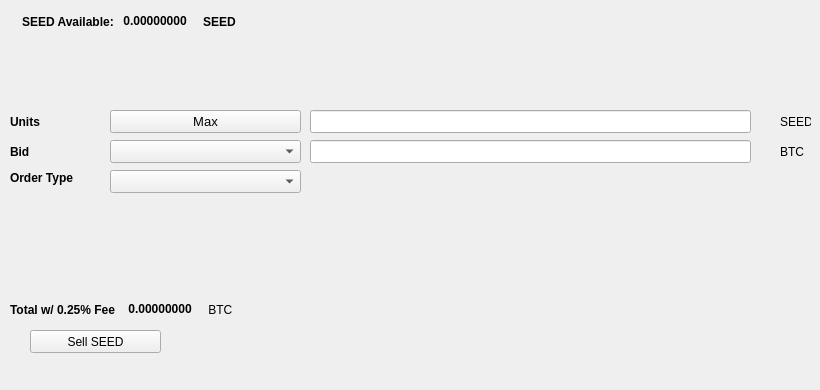
   <widget class="QWidget" name="SellTab">
    <attribute name="title">
     <string>Sell</string>
    </attribute>
    <widget class="QLabel" name="label_16">
     <property name="geometry">
      <rect>
       <x>780</x>
       <y>140</y>
       <width>31</width>
       <height>23</height>
      </rect>
     </property>
     <property name="text">
      <string>BTC</string>
     </property>
    </widget>
    <widget class="QComboBox" name="SellBidcomboBox">
     <property name="geometry">
      <rect>
       <x>110</x>
       <y>140</y>
       <width>191</width>
       <height>23</height>
      </rect>
     </property>
     <property name="font">
      <font>
       <pointsize>10</pointsize>
      </font>
     </property>
    </widget>
    <widget class="QLabel" name="label_18">
     <property name="geometry">
      <rect>
       <x>10</x>
       <y>110</y>
       <width>46</width>
       <height>23</height>
      </rect>
     </property>
     <property name="font">
      <font>
       <weight>75</weight>
       <bold>true</bold>
      </font>
     </property>
     <property name="text">
      <string>Units</string>
     </property>
    </widget>
    <widget class="QPushButton" name="Sell_Max_Amount">
     <property name="geometry">
      <rect>
       <x>110</x>
       <y>110</y>
       <width>191</width>
       <height>23</height>
      </rect>
     </property>
     <property name="font">
      <font>
       <pointsize>10</pointsize>
      </font>
     </property>
     <property name="text">
      <string>Max</string>
     </property>
    </widget>
    <widget class="QLabel" name="label_20">
     <property name="geometry">
      <rect>
       <x>10</x>
       <y>170</y>
       <width>91</width>
       <height>16</height>
      </rect>
     </property>
     <property name="font">
      <font>
       <weight>75</weight>
       <bold>true</bold>
      </font>
     </property>
     <property name="text">
      <string>Order Type</string>
     </property>
    </widget>
    <widget class="QComboBox" name="SellOrdertypeCombo">
     <property name="geometry">
      <rect>
       <x>110</x>
       <y>170</y>
       <width>191</width>
       <height>23</height>
      </rect>
     </property>
     <property name="font">
      <font>
       <pointsize>10</pointsize>
      </font>
     </property>
    </widget>
    <widget class="QLabel" name="label_21">
     <property name="geometry">
      <rect>
       <x>10</x>
       <y>140</y>
       <width>46</width>
       <height>23</height>
      </rect>
     </property>
     <property name="font">
      <font>
       <weight>75</weight>
       <bold>true</bold>
      </font>
     </property>
     <property name="text">
      <string>Bid</string>
     </property>
    </widget>
    <widget class="QLabel" name="label_22">
     <property name="geometry">
      <rect>
       <x>780</x>
       <y>110</y>
       <width>31</width>
       <height>23</height>
      </rect>
     </property>
     <property name="text">
      <string>SEED</string>
     </property>
    </widget>
    <widget class="QLineEdit" name="UnitsInputSEED">
     <property name="geometry">
      <rect>
       <x>310</x>
       <y>110</y>
       <width>441</width>
       <height>23</height>
      </rect>
     </property>
     <property name="font">
      <font>
       <pointsize>9</pointsize>
       <weight>75</weight>
       <bold>true</bold>
      </font>
     </property>
    </widget>
    <widget class="QLineEdit" name="SellBidPriceEdit">
     <property name="geometry">
      <rect>
       <x>310</x>
       <y>140</y>
       <width>441</width>
       <height>23</height>
      </rect>
     </property>
     <property name="font">
      <font>
       <pointsize>9</pointsize>
       <weight>75</weight>
       <bold>true</bold>
      </font>
     </property>
    </widget>
    <widget class="QPushButton" name="SellSEEDBTN">
     <property name="geometry">
      <rect>
       <x>30</x>
       <y>330</y>
       <width>131</width>
       <height>23</height>
      </rect>
     </property>
     <property name="text">
      <string>Sell SEED</string>
     </property>
     <property name="icon">
      <iconset resource="../Seedpay">
       <normaloff>:/icons/bitcoin</normaloff>:/icons/bitcoin</iconset>
     </property>
    </widget>
    <widget class="QWidget" name="layoutWidget3">
     <property name="geometry">
      <rect>
       <x>22</x>
       <y>12</y>
       <width>258</width>
       <height>19</height>
      </rect>
     </property>
     <layout class="QHBoxLayout" name="horizontalLayout">
      <item>
       <widget class="QLabel" name="label232_2">
        <property name="font">
         <font>
          <weight>75</weight>
          <bold>true</bold>
         </font>
        </property>
        <property name="text">
         <string>SEED Available:</string>
        </property>
       </widget>
      </item>
      <item>
       <widget class="QLabel" name="SEEDAvailableLabel">
        <property name="palette">
         <palette>
          <active>
           <colorrole role="WindowText">
            <brush brushstyle="SolidPattern">
             <color alpha="255">
              <red>0</red>
              <green>0</green>
              <blue>0</blue>
             </color>
            </brush>
           </colorrole>
           <colorrole role="Button">
            <brush brushstyle="SolidPattern">
             <color alpha="255">
              <red>0</red>
              <green>170</green>
              <blue>0</blue>
             </color>
            </brush>
           </colorrole>
           <colorrole role="Light">
            <brush brushstyle="SolidPattern">
             <color alpha="255">
              <red>0</red>
              <green>255</green>
              <blue>0</blue>
             </color>
            </brush>
           </colorrole>
           <colorrole role="Midlight">
            <brush brushstyle="SolidPattern">
             <color alpha="255">
              <red>0</red>
              <green>212</green>
              <blue>0</blue>
             </color>
            </brush>
           </colorrole>
           <colorrole role="Dark">
            <brush brushstyle="SolidPattern">
             <color alpha="255">
              <red>0</red>
              <green>85</green>
              <blue>0</blue>
             </color>
            </brush>
           </colorrole>
           <colorrole role="Mid">
            <brush brushstyle="SolidPattern">
             <color alpha="255">
              <red>0</red>
              <green>113</green>
              <blue>0</blue>
             </color>
            </brush>
           </colorrole>
           <colorrole role="Text">
            <brush brushstyle="SolidPattern">
             <color alpha="255">
              <red>0</red>
              <green>170</green>
              <blue>0</blue>
             </color>
            </brush>
           </colorrole>
           <colorrole role="BrightText">
            <brush brushstyle="SolidPattern">
             <color alpha="255">
              <red>255</red>
              <green>255</green>
              <blue>255</blue>
             </color>
            </brush>
           </colorrole>
           <colorrole role="ButtonText">
            <brush brushstyle="SolidPattern">
             <color alpha="255">
              <red>0</red>
              <green>0</green>
              <blue>0</blue>
             </color>
            </brush>
           </colorrole>
           <colorrole role="Base">
            <brush brushstyle="SolidPattern">
             <color alpha="255">
              <red>255</red>
              <green>255</green>
              <blue>255</blue>
             </color>
            </brush>
           </colorrole>
           <colorrole role="Window">
            <brush brushstyle="SolidPattern">
             <color alpha="255">
              <red>0</red>
              <green>170</green>
              <blue>0</blue>
             </color>
            </brush>
           </colorrole>
           <colorrole role="Shadow">
            <brush brushstyle="SolidPattern">
             <color alpha="255">
              <red>0</red>
              <green>0</green>
              <blue>0</blue>
             </color>
            </brush>
           </colorrole>
           <colorrole role="AlternateBase">
            <brush brushstyle="SolidPattern">
             <color alpha="255">
              <red>127</red>
              <green>212</green>
              <blue>127</blue>
             </color>
            </brush>
           </colorrole>
           <colorrole role="ToolTipBase">
            <brush brushstyle="SolidPattern">
             <color alpha="255">
              <red>255</red>
              <green>255</green>
              <blue>220</blue>
             </color>
            </brush>
           </colorrole>
           <colorrole role="ToolTipText">
            <brush brushstyle="SolidPattern">
             <color alpha="255">
              <red>0</red>
              <green>0</green>
              <blue>0</blue>
             </color>
            </brush>
           </colorrole>
          </active>
          <inactive>
           <colorrole role="WindowText">
            <brush brushstyle="SolidPattern">
             <color alpha="255">
              <red>0</red>
              <green>0</green>
              <blue>0</blue>
             </color>
            </brush>
           </colorrole>
           <colorrole role="Button">
            <brush brushstyle="SolidPattern">
             <color alpha="255">
              <red>0</red>
              <green>170</green>
              <blue>0</blue>
             </color>
            </brush>
           </colorrole>
           <colorrole role="Light">
            <brush brushstyle="SolidPattern">
             <color alpha="255">
              <red>0</red>
              <green>255</green>
              <blue>0</blue>
             </color>
            </brush>
           </colorrole>
           <colorrole role="Midlight">
            <brush brushstyle="SolidPattern">
             <color alpha="255">
              <red>0</red>
              <green>212</green>
              <blue>0</blue>
             </color>
            </brush>
           </colorrole>
           <colorrole role="Dark">
            <brush brushstyle="SolidPattern">
             <color alpha="255">
              <red>0</red>
              <green>85</green>
              <blue>0</blue>
             </color>
            </brush>
           </colorrole>
           <colorrole role="Mid">
            <brush brushstyle="SolidPattern">
             <color alpha="255">
              <red>0</red>
              <green>113</green>
              <blue>0</blue>
             </color>
            </brush>
           </colorrole>
           <colorrole role="Text">
            <brush brushstyle="SolidPattern">
             <color alpha="255">
              <red>0</red>
              <green>170</green>
              <blue>0</blue>
             </color>
            </brush>
           </colorrole>
           <colorrole role="BrightText">
            <brush brushstyle="SolidPattern">
             <color alpha="255">
              <red>255</red>
              <green>255</green>
              <blue>255</blue>
             </color>
            </brush>
           </colorrole>
           <colorrole role="ButtonText">
            <brush brushstyle="SolidPattern">
             <color alpha="255">
              <red>0</red>
              <green>0</green>
              <blue>0</blue>
             </color>
            </brush>
           </colorrole>
           <colorrole role="Base">
            <brush brushstyle="SolidPattern">
             <color alpha="255">
              <red>255</red>
              <green>255</green>
              <blue>255</blue>
             </color>
            </brush>
           </colorrole>
           <colorrole role="Window">
            <brush brushstyle="SolidPattern">
             <color alpha="255">
              <red>0</red>
              <green>170</green>
              <blue>0</blue>
             </color>
            </brush>
           </colorrole>
           <colorrole role="Shadow">
            <brush brushstyle="SolidPattern">
             <color alpha="255">
              <red>0</red>
              <green>0</green>
              <blue>0</blue>
             </color>
            </brush>
           </colorrole>
           <colorrole role="AlternateBase">
            <brush brushstyle="SolidPattern">
             <color alpha="255">
              <red>127</red>
              <green>212</green>
              <blue>127</blue>
             </color>
            </brush>
           </colorrole>
           <colorrole role="ToolTipBase">
            <brush brushstyle="SolidPattern">
             <color alpha="255">
              <red>255</red>
              <green>255</green>
              <blue>220</blue>
             </color>
            </brush>
           </colorrole>
           <colorrole role="ToolTipText">
            <brush brushstyle="SolidPattern">
             <color alpha="255">
              <red>0</red>
              <green>0</green>
              <blue>0</blue>
             </color>
            </brush>
           </colorrole>
          </inactive>
          <disabled>
           <colorrole role="WindowText">
            <brush brushstyle="SolidPattern">
             <color alpha="255">
              <red>0</red>
              <green>85</green>
              <blue>0</blue>
             </color>
            </brush>
           </colorrole>
           <colorrole role="Button">
            <brush brushstyle="SolidPattern">
             <color alpha="255">
              <red>0</red>
              <green>170</green>
              <blue>0</blue>
             </color>
            </brush>
           </colorrole>
           <colorrole role="Light">
            <brush brushstyle="SolidPattern">
             <color alpha="255">
              <red>0</red>
              <green>255</green>
              <blue>0</blue>
             </color>
            </brush>
           </colorrole>
           <colorrole role="Midlight">
            <brush brushstyle="SolidPattern">
             <color alpha="255">
              <red>0</red>
              <green>212</green>
              <blue>0</blue>
             </color>
            </brush>
           </colorrole>
           <colorrole role="Dark">
            <brush brushstyle="SolidPattern">
             <color alpha="255">
              <red>0</red>
              <green>85</green>
              <blue>0</blue>
             </color>
            </brush>
           </colorrole>
           <colorrole role="Mid">
            <brush brushstyle="SolidPattern">
             <color alpha="255">
              <red>0</red>
              <green>113</green>
              <blue>0</blue>
             </color>
            </brush>
           </colorrole>
           <colorrole role="Text">
            <brush brushstyle="SolidPattern">
             <color alpha="255">
              <red>0</red>
              <green>85</green>
              <blue>0</blue>
             </color>
            </brush>
           </colorrole>
           <colorrole role="BrightText">
            <brush brushstyle="SolidPattern">
             <color alpha="255">
              <red>255</red>
              <green>255</green>
              <blue>255</blue>
             </color>
            </brush>
           </colorrole>
           <colorrole role="ButtonText">
            <brush brushstyle="SolidPattern">
             <color alpha="255">
              <red>0</red>
              <green>85</green>
              <blue>0</blue>
             </color>
            </brush>
           </colorrole>
           <colorrole role="Base">
            <brush brushstyle="SolidPattern">
             <color alpha="255">
              <red>0</red>
              <green>170</green>
              <blue>0</blue>
             </color>
            </brush>
           </colorrole>
           <colorrole role="Window">
            <brush brushstyle="SolidPattern">
             <color alpha="255">
              <red>0</red>
              <green>170</green>
              <blue>0</blue>
             </color>
            </brush>
           </colorrole>
           <colorrole role="Shadow">
            <brush brushstyle="SolidPattern">
             <color alpha="255">
              <red>0</red>
              <green>0</green>
              <blue>0</blue>
             </color>
            </brush>
           </colorrole>
           <colorrole role="AlternateBase">
            <brush brushstyle="SolidPattern">
             <color alpha="255">
              <red>0</red>
              <green>170</green>
              <blue>0</blue>
             </color>
            </brush>
           </colorrole>
           <colorrole role="ToolTipBase">
            <brush brushstyle="SolidPattern">
             <color alpha="255">
              <red>255</red>
              <green>255</green>
              <blue>220</blue>
             </color>
            </brush>
           </colorrole>
           <colorrole role="ToolTipText">
            <brush brushstyle="SolidPattern">
             <color alpha="255">
              <red>0</red>
              <green>0</green>
              <blue>0</blue>
             </color>
            </brush>
           </colorrole>
          </disabled>
         </palette>
        </property>
        <property name="font">
         <font>
          <weight>75</weight>
          <bold>true</bold>
         </font>
        </property>
        <property name="text">
         <string> 0.00000000 </string>
        </property>
        <property name="textInteractionFlags">
         <set>Qt::LinksAccessibleByMouse|Qt::TextSelectableByKeyboard|Qt::TextSelectableByMouse</set>
        </property>
       </widget>
      </item>
      <item>
       <widget class="QLabel" name="labelSEED">
        <property name="font">
         <font>
          <weight>75</weight>
          <bold>true</bold>
         </font>
        </property>
        <property name="text">
         <string>SEED</string>
        </property>
       </widget>
      </item>
     </layout>
    </widget>
    <widget class="QWidget" name="layoutWidget">
     <property name="geometry">
      <rect>
       <x>10</x>
       <y>300</y>
       <width>268</width>
       <height>19</height>
      </rect>
     </property>
     <layout class="QHBoxLayout" name="horizontalLayout_2">
      <item>
       <widget class="QLabel" name="label_19">
        <property name="font">
         <font>
          <weight>75</weight>
          <bold>true</bold>
         </font>
        </property>
        <property name="text">
         <string>Total w/ 0.25% Fee </string>
        </property>
       </widget>
      </item>
      <item>
       <widget class="QLabel" name="SellCostLabel">
        <property name="palette">
         <palette>
          <active>
           <colorrole role="WindowText">
            <brush brushstyle="SolidPattern">
             <color alpha="255">
              <red>0</red>
              <green>0</green>
              <blue>0</blue>
             </color>
            </brush>
           </colorrole>
           <colorrole role="Button">
            <brush brushstyle="SolidPattern">
             <color alpha="255">
              <red>0</red>
              <green>170</green>
              <blue>0</blue>
             </color>
            </brush>
           </colorrole>
           <colorrole role="Light">
            <brush brushstyle="SolidPattern">
             <color alpha="255">
              <red>0</red>
              <green>255</green>
              <blue>0</blue>
             </color>
            </brush>
           </colorrole>
           <colorrole role="Midlight">
            <brush brushstyle="SolidPattern">
             <color alpha="255">
              <red>0</red>
              <green>212</green>
              <blue>0</blue>
             </color>
            </brush>
           </colorrole>
           <colorrole role="Dark">
            <brush brushstyle="SolidPattern">
             <color alpha="255">
              <red>0</red>
              <green>85</green>
              <blue>0</blue>
             </color>
            </brush>
           </colorrole>
           <colorrole role="Mid">
            <brush brushstyle="SolidPattern">
             <color alpha="255">
              <red>0</red>
              <green>113</green>
              <blue>0</blue>
             </color>
            </brush>
           </colorrole>
           <colorrole role="Text">
            <brush brushstyle="SolidPattern">
             <color alpha="255">
              <red>0</red>
              <green>170</green>
              <blue>0</blue>
             </color>
            </brush>
           </colorrole>
           <colorrole role="BrightText">
            <brush brushstyle="SolidPattern">
             <color alpha="255">
              <red>255</red>
              <green>255</green>
              <blue>255</blue>
             </color>
            </brush>
           </colorrole>
           <colorrole role="ButtonText">
            <brush brushstyle="SolidPattern">
             <color alpha="255">
              <red>0</red>
              <green>0</green>
              <blue>0</blue>
             </color>
            </brush>
           </colorrole>
           <colorrole role="Base">
            <brush brushstyle="SolidPattern">
             <color alpha="255">
              <red>255</red>
              <green>255</green>
              <blue>255</blue>
             </color>
            </brush>
           </colorrole>
           <colorrole role="Window">
            <brush brushstyle="SolidPattern">
             <color alpha="255">
              <red>0</red>
              <green>170</green>
              <blue>0</blue>
             </color>
            </brush>
           </colorrole>
           <colorrole role="Shadow">
            <brush brushstyle="SolidPattern">
             <color alpha="255">
              <red>0</red>
              <green>0</green>
              <blue>0</blue>
             </color>
            </brush>
           </colorrole>
           <colorrole role="AlternateBase">
            <brush brushstyle="SolidPattern">
             <color alpha="255">
              <red>127</red>
              <green>212</green>
              <blue>127</blue>
             </color>
            </brush>
           </colorrole>
           <colorrole role="ToolTipBase">
            <brush brushstyle="SolidPattern">
             <color alpha="255">
              <red>255</red>
              <green>255</green>
              <blue>220</blue>
             </color>
            </brush>
           </colorrole>
           <colorrole role="ToolTipText">
            <brush brushstyle="SolidPattern">
             <color alpha="255">
              <red>0</red>
              <green>0</green>
              <blue>0</blue>
             </color>
            </brush>
           </colorrole>
          </active>
          <inactive>
           <colorrole role="WindowText">
            <brush brushstyle="SolidPattern">
             <color alpha="255">
              <red>0</red>
              <green>0</green>
              <blue>0</blue>
             </color>
            </brush>
           </colorrole>
           <colorrole role="Button">
            <brush brushstyle="SolidPattern">
             <color alpha="255">
              <red>0</red>
              <green>170</green>
              <blue>0</blue>
             </color>
            </brush>
           </colorrole>
           <colorrole role="Light">
            <brush brushstyle="SolidPattern">
             <color alpha="255">
              <red>0</red>
              <green>255</green>
              <blue>0</blue>
             </color>
            </brush>
           </colorrole>
           <colorrole role="Midlight">
            <brush brushstyle="SolidPattern">
             <color alpha="255">
              <red>0</red>
              <green>212</green>
              <blue>0</blue>
             </color>
            </brush>
           </colorrole>
           <colorrole role="Dark">
            <brush brushstyle="SolidPattern">
             <color alpha="255">
              <red>0</red>
              <green>85</green>
              <blue>0</blue>
             </color>
            </brush>
           </colorrole>
           <colorrole role="Mid">
            <brush brushstyle="SolidPattern">
             <color alpha="255">
              <red>0</red>
              <green>113</green>
              <blue>0</blue>
             </color>
            </brush>
           </colorrole>
           <colorrole role="Text">
            <brush brushstyle="SolidPattern">
             <color alpha="255">
              <red>0</red>
              <green>170</green>
              <blue>0</blue>
             </color>
            </brush>
           </colorrole>
           <colorrole role="BrightText">
            <brush brushstyle="SolidPattern">
             <color alpha="255">
              <red>255</red>
              <green>255</green>
              <blue>255</blue>
             </color>
            </brush>
           </colorrole>
           <colorrole role="ButtonText">
            <brush brushstyle="SolidPattern">
             <color alpha="255">
              <red>0</red>
              <green>0</green>
              <blue>0</blue>
             </color>
            </brush>
           </colorrole>
           <colorrole role="Base">
            <brush brushstyle="SolidPattern">
             <color alpha="255">
              <red>255</red>
              <green>255</green>
              <blue>255</blue>
             </color>
            </brush>
           </colorrole>
           <colorrole role="Window">
            <brush brushstyle="SolidPattern">
             <color alpha="255">
              <red>0</red>
              <green>170</green>
              <blue>0</blue>
             </color>
            </brush>
           </colorrole>
           <colorrole role="Shadow">
            <brush brushstyle="SolidPattern">
             <color alpha="255">
              <red>0</red>
              <green>0</green>
              <blue>0</blue>
             </color>
            </brush>
           </colorrole>
           <colorrole role="AlternateBase">
            <brush brushstyle="SolidPattern">
             <color alpha="255">
              <red>127</red>
              <green>212</green>
              <blue>127</blue>
             </color>
            </brush>
           </colorrole>
           <colorrole role="ToolTipBase">
            <brush brushstyle="SolidPattern">
             <color alpha="255">
              <red>255</red>
              <green>255</green>
              <blue>220</blue>
             </color>
            </brush>
           </colorrole>
           <colorrole role="ToolTipText">
            <brush brushstyle="SolidPattern">
             <color alpha="255">
              <red>0</red>
              <green>0</green>
              <blue>0</blue>
             </color>
            </brush>
           </colorrole>
          </inactive>
          <disabled>
           <colorrole role="WindowText">
            <brush brushstyle="SolidPattern">
             <color alpha="255">
              <red>0</red>
              <green>85</green>
              <blue>0</blue>
             </color>
            </brush>
           </colorrole>
           <colorrole role="Button">
            <brush brushstyle="SolidPattern">
             <color alpha="255">
              <red>0</red>
              <green>170</green>
              <blue>0</blue>
             </color>
            </brush>
           </colorrole>
           <colorrole role="Light">
            <brush brushstyle="SolidPattern">
             <color alpha="255">
              <red>0</red>
              <green>255</green>
              <blue>0</blue>
             </color>
            </brush>
           </colorrole>
           <colorrole role="Midlight">
            <brush brushstyle="SolidPattern">
             <color alpha="255">
              <red>0</red>
              <green>212</green>
              <blue>0</blue>
             </color>
            </brush>
           </colorrole>
           <colorrole role="Dark">
            <brush brushstyle="SolidPattern">
             <color alpha="255">
              <red>0</red>
              <green>85</green>
              <blue>0</blue>
             </color>
            </brush>
           </colorrole>
           <colorrole role="Mid">
            <brush brushstyle="SolidPattern">
             <color alpha="255">
              <red>0</red>
              <green>113</green>
              <blue>0</blue>
             </color>
            </brush>
           </colorrole>
           <colorrole role="Text">
            <brush brushstyle="SolidPattern">
             <color alpha="255">
              <red>0</red>
              <green>85</green>
              <blue>0</blue>
             </color>
            </brush>
           </colorrole>
           <colorrole role="BrightText">
            <brush brushstyle="SolidPattern">
             <color alpha="255">
              <red>255</red>
              <green>255</green>
              <blue>255</blue>
             </color>
            </brush>
           </colorrole>
           <colorrole role="ButtonText">
            <brush brushstyle="SolidPattern">
             <color alpha="255">
              <red>0</red>
              <green>85</green>
              <blue>0</blue>
             </color>
            </brush>
           </colorrole>
           <colorrole role="Base">
            <brush brushstyle="SolidPattern">
             <color alpha="255">
              <red>0</red>
              <green>170</green>
              <blue>0</blue>
             </color>
            </brush>
           </colorrole>
           <colorrole role="Window">
            <brush brushstyle="SolidPattern">
             <color alpha="255">
              <red>0</red>
              <green>170</green>
              <blue>0</blue>
             </color>
            </brush>
           </colorrole>
           <colorrole role="Shadow">
            <brush brushstyle="SolidPattern">
             <color alpha="255">
              <red>0</red>
              <green>0</green>
              <blue>0</blue>
             </color>
            </brush>
           </colorrole>
           <colorrole role="AlternateBase">
            <brush brushstyle="SolidPattern">
             <color alpha="255">
              <red>0</red>
              <green>170</green>
              <blue>0</blue>
             </color>
            </brush>
           </colorrole>
           <colorrole role="ToolTipBase">
            <brush brushstyle="SolidPattern">
             <color alpha="255">
              <red>255</red>
              <green>255</green>
              <blue>220</blue>
             </color>
            </brush>
           </colorrole>
           <colorrole role="ToolTipText">
            <brush brushstyle="SolidPattern">
             <color alpha="255">
              <red>0</red>
              <green>0</green>
              <blue>0</blue>
             </color>
            </brush>
           </colorrole>
          </disabled>
         </palette>
        </property>
        <property name="font">
         <font>
          <weight>75</weight>
          <bold>true</bold>
         </font>
        </property>
        <property name="autoFillBackground">
         <bool>false</bool>
        </property>
        <property name="text">
         <string> 0.00000000</string>
        </property>
        <property name="textInteractionFlags">
         <set>Qt::LinksAccessibleByMouse|Qt::TextSelectableByMouse</set>
        </property>
       </widget>
      </item>
      <item>
       <widget class="QLabel" name="label_17">
        <property name="font">
         <font>
          <weight>50</weight>
          <bold>false</bold>
         </font>
        </property>
        <property name="text">
         <string> BTC</string>
        </property>
       </widget>
      </item>
     </layout>
    </widget>
    <widget class="QLabel" name="label_23">
     <property name="geometry">
      <rect>
       <x>460</x>
       <y>300</y>
       <width>281</width>
       <height>81</height>
      </rect>
     </property>
     <property name="text">
      <string/>
     </property>
     <property name="pixmap">
      <pixmap>:/images/bittrex</pixmap>
     </property>
    </widget>
   </widget>
